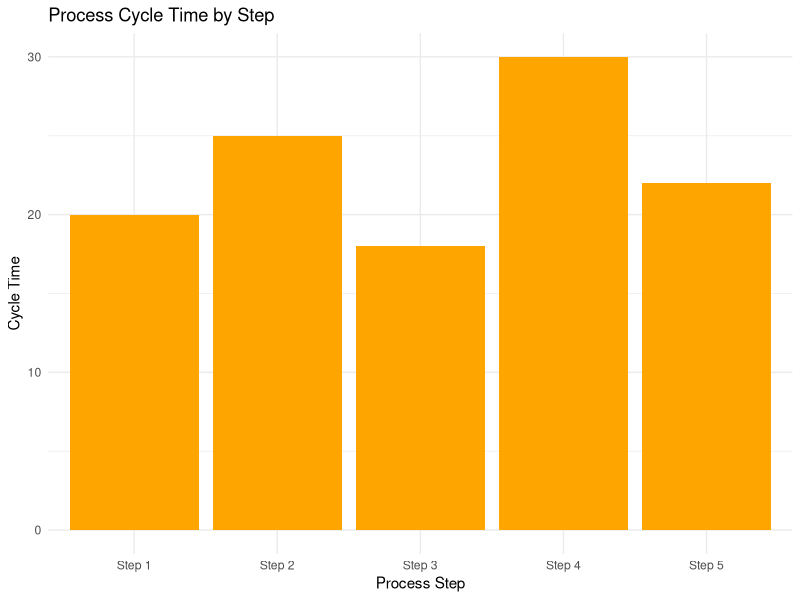
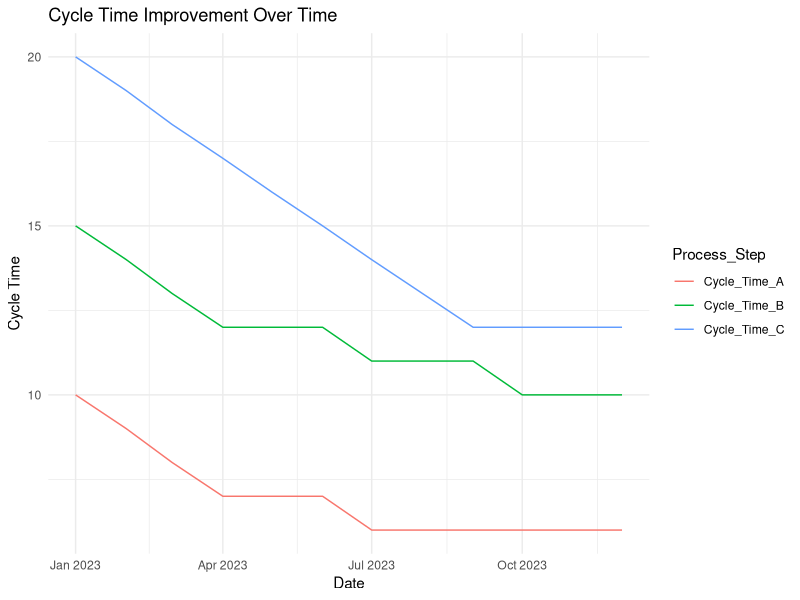
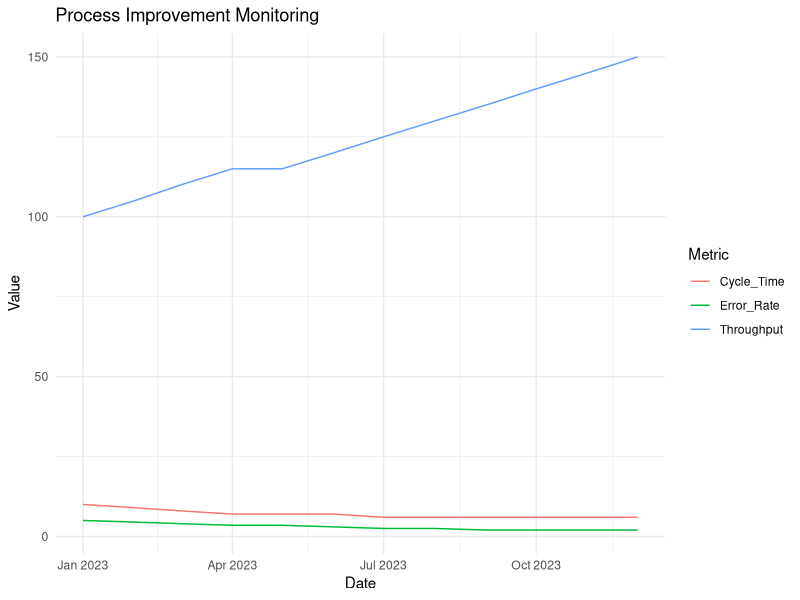

Reproduce these figures in R, in order.
## Chapter 16

# Install and load necessary libraries
install.packages("tidyverse")

library(tidyverse)

# Load the process data
process_data <- read.csv("data/process_data.csv")

# View the first few rows of the dataset
head(process_data)


# Summarize the process data
summary(process_data)

# Plot process cycle time by step
ggplot(process_data, aes(x = Process_Step, y = Cycle_Time)) +
  geom_bar(stat = "identity", fill = "orange") +
  labs(title = "Process Cycle Time by Step", x = "Process Step", y = "Cycle Time") +
  theme_minimal()


# Identify the process steps with the highest cycle time
bottlenecks <- process_data %>%
  arrange(desc(Cycle_Time)) %>%
  head(3)

print(bottlenecks)

# Suggest improvements for the identified bottlenecks
improvements <- data.frame(
  Process_Step = bottlenecks$Process_Step,
  Suggested_Improvement = c("Automate step", "Reduce handoffs", "Improve training")
)

print(improvements)

# Create a detailed improvement plan
improvement_plan <- data.frame(
  Process_Step = c("Step A", "Step B", "Step C"),
  Current_Cycle_Time = c(10, 15, 20),
  Improved_Cycle_Time = c(7, 10, 12),
  Improvement_Method = c("Automation", "Streamlining", "Training")
)

print(improvement_plan)

# Monitor the progress of the improvement plan
progress_data <- data.frame(
  Date = seq(as.Date("2023-01-01"), by = "month", length.out = 12),
  Cycle_Time_A = c(10, 9, 8, 7, 7, 7, 6, 6, 6, 6, 6, 6),
  Cycle_Time_B = c(15, 14, 13, 12, 12, 12, 11, 11, 11, 10, 10, 10),
  Cycle_Time_C = c(20, 19, 18, 17, 16, 15, 14, 13, 12, 12, 12, 12)
)

# Plot the progress over time
progress_data_long <- progress_data %>%
  pivot_longer(cols = starts_with("Cycle_Time"), names_to = "Process_Step", values_to = "Cycle_Time")

ggplot(progress_data_long, aes(x = Date, y = Cycle_Time, color = Process_Step)) +
  geom_line() +
  labs(title = "Cycle Time Improvement Over Time", x = "Date", y = "Cycle Time") +
  theme_minimal()


# Define key metrics for monitoring progress
metrics <- data.frame(
  Metric = c("Cycle Time", "Error Rate", "Throughput"),
  Definition = c("Time to complete each process step", "Number of errors per step", "Units produced per time period")
)

print(metrics)


# Establish baseline metrics before improvements
baseline_metrics <- data.frame(
  Metric = c("Cycle Time", "Error Rate", "Throughput"),
  Baseline = c(10, 5, 100)
)

print(baseline_metrics)

# Simulate data collection for monitoring progress
monitoring_data <- data.frame(
  Date = seq(as.Date("2023-01-01"), by = "month", length.out = 12),
  Cycle_Time = c(10, 9, 8, 7, 7, 7, 6, 6, 6, 6, 6, 6),
  Error_Rate = c(5, 4.5, 4, 3.5, 3.5, 3, 2.5, 2.5, 2, 2, 2, 2),
  Throughput = c(100, 105, 110, 115, 115, 120, 125, 130, 135, 140, 145, 150)
)

# View the monitoring data
head(monitoring_data)

# Plot the progress of key metrics over time
monitoring_data_long <- monitoring_data %>%
  pivot_longer(cols = -Date, names_to = "Metric", values_to = "Value")

ggplot(monitoring_data_long, aes(x = Date, y = Value, color = Metric)) +
  geom_line() +
  labs(title = "Process Improvement Monitoring", x = "Date", y = "Value") +
  theme_minimal()